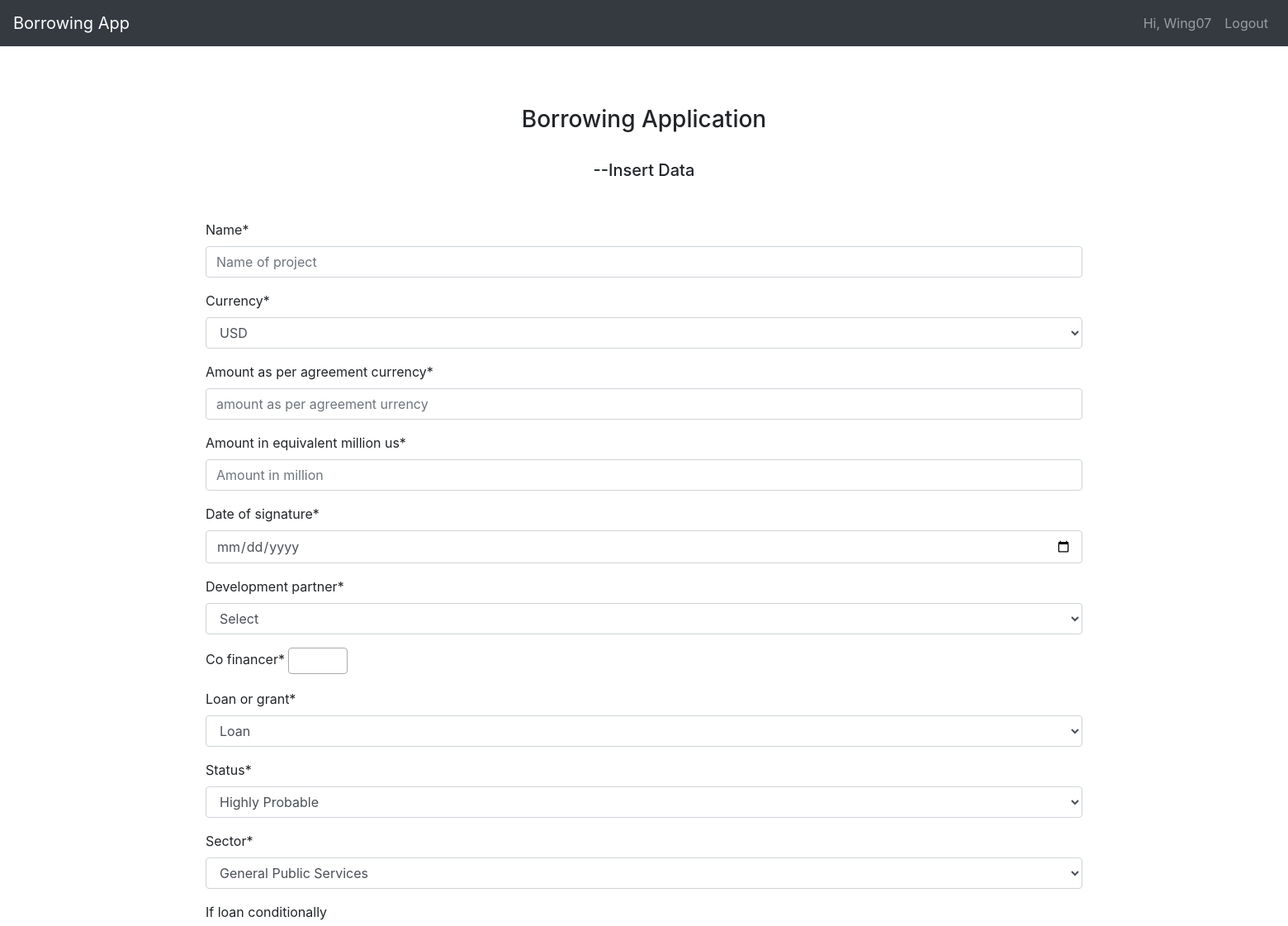
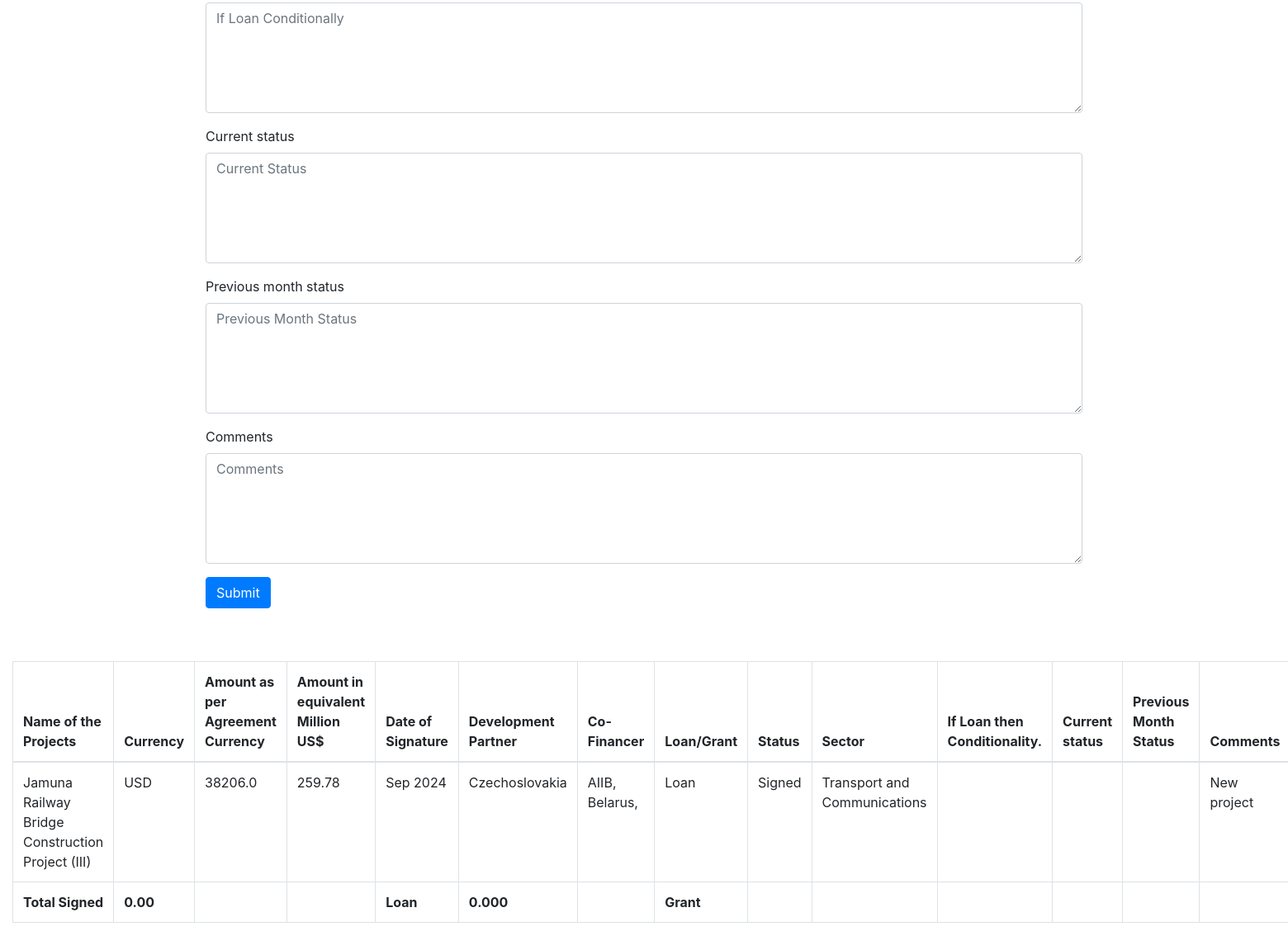
The page /wings (signed in) on the database its author committed (2 pictures, top to bottom).
### Wing/models.py (models this page shows, shortened)
class CO_FINANCER(models.Model):
    name = models.CharField(max_length=100, choices=DEV_PARTNER)
    def __str__(self):
        return self.name

class Wing_One(models.Model):
    wing                             = models.ForeignKey(User, null=True, on_delete=models.CASCADE)
    name                             = models.CharField(max_length=3000, null=True)
    currency                         = models.CharField(max_length=100, choices=CURRENCY, default='USD')
    amount_as_per_agreement_currency = models.FloatField()
    amount_in_equivalent_million_us  = models.FloatField()
    date_of_signature                = models.DateTimeField()
    development_partner              = models.CharField(max_length=100, choices=DEV_PARTNER)
    co_financer                      = models.ManyToManyField(CO_FINANCER)
    loan_or_grant                    = models.CharField(max_length=200, choices=LOAN_GRANT, default='Loan')
    status                           = models.CharField(max_length=100, choices=PROPABILITY)
    sector                           = models.CharField(max_length=500, choices=SECTOR, default='General Public Services')
    if_loan_conditionally            = models.TextField(null=True, blank=True)
    current_status                   = models.TextField(null=True, blank=True)
    previous_month_status            = models.TextField(null=True, blank=True)
    comments                         = models.TextField(null=True, blank=True)
    updated                          = models.DateTimeField(auto_now=True)

### Wing/decorators.py (the view)
        def wrapper_func(request, *args, **kwargs):
            group = None
            if request.user.groups.exists():
                group = request.user.groups.all()[0].name
            if group in allowed_roles:
                return view_func(request, *args, **kwargs)
            else:
                return redirect('dashboard')

### Wing/views.py (called while the page is built, shortened)
@login_required(login_url='login')
@allowerd_users(allowed_roles='wings')
def index(request):
    user = request.user
    queryset = Wing_One.objects.filter(wing=user)
    form = Wing_One_Form()
    form.wing = user
    context = {
        'queryset':queryset,
        'form':form
    }
    return render(request, 'index.html', context)

### templates/index.html (shortened to what this page needs)
{% extends 'base.html' %}
{% load crispy_forms_tags %}
{% block content %}
<div class="container mt-5">
  <br>
  <h3 class="text-center">Borrowing Application</h3>
  <br>
  <h5 class="text-center">--Insert Data</h5>
  <br>
{% include 'wing_form.html' %}
</div>
<div class="container-fluid">
  <div class="mt-5">
    <table class="table table-bordered">
      <thead>
        <tr>
          <th scope="col">Name of the Projects</th>
          <th scope="col">Currency</th>
          <th scope="col">Amount  as per Agreement Currency</th>
          <th scope="col">Amount in equivalent Million US$</th>
          <th scope="col">Date of Signature</th>
          <th scope="col">Development Partner</th>
          <th scope="col">Co-Financer</th>
          <th scope="col">Loan/Grant</th>
          <th scope="col">Status</th>
          <th scope="col">Sector</th>
          <th scope="col">If Loan then Conditionality.</th>
          <th scope="col">Current status</th>
          <th scope="col">Previous Month Status</th>
          <th scope="col">Comments</th>
        </tr>
      </thead>
      <tbody>
        {% for obj in queryset %}
        <tr>
          <td>{{ obj.name }}</td>
          <td>{{ obj.currency }}</td>
          <td>{{ obj.amount_as_per_agreement_currency }}</td>
          <td>{{ obj.amount_in_equivalent_million_us }}</td>
          <td>{{ obj.date_of_signature|date:'M Y' }}</td>
          <td>{{ obj.development_partner }}</td>
          <td>
            {% for co in obj.co_financer.all %}
              {{ co }},
            {% endfor %}
          </td>
          <td>{{ obj.loan_or_grant }}</td>
          <td>{{ obj.status }}</td>
          <td>{{ obj.sector }}</td>
          <td>{{ obj.if_loan_conditionally }}</td>
          <td>{{ obj.current_status }}</td>
          <td>{{ obj.previous_month_status }}</td>
          <td>{{ obj.comments }}</td>
        </tr>
        {% endfor %}
        <tr>
          <th scope="col">Total Signed</th>
          <th scope="col">0.00</th>
          <th scope="col"></th>
          <th scope="col"></th>
          <th scope="col">Loan</th>
          <th scope="col">0.000</th>
          <th></th>
          <th scope="col">Grant</th>
          <th scope="col"></th>
          <th scope="col"></th>
          <th scope="col"></th>
          <th scope="col"></th>
          <th scope="col"></th>
          <th scope="col"></th>
        </tr>
      </tbody>
    </table>
  </div>
</div>
{% endblock %}

### templates/navbar.html (shortened to what this page needs)
<nav class="navbar navbar-expand-lg navbar-dark bg-dark">
    <a class="navbar-brand" href="{% url 'home' %}">Borrowing App</a>
    <div class="collapse navbar-collapse" id="navbarSupportedContent">
      <ul class="navbar-nav ml-auto">
        {% if request.user.is_authenticated %}
          <a class="nav-link" href="">Hi, {{ request.user.username }}</a>
          <a class="nav-link" href="{% url 'logout' %}">Logout</a>
        {% else %}
        <li class="nav-item"></li>
          <a class="nav-link" href="{% url 'login' %}">Login</a>
        </li>
        {% endif %}
      </ul>
    </div>
  </nav>

### templates/wing_form.html (shortened to what this page needs)
{% load crispy_forms_tags %}
<form class="px-4 py-3" method="post">
            <div class="form-group">
        {{ form|crispy }}
        </div>
        <button type="submit" class="btn btn-primary">Submit</button>
</form>

### rows shown on the page
Wing_One: name "Jamuna Railway Bridge Construction Project (III)", currency "USD", amount_as_per_agreement_currency "38206.0", amount_in_equivalent_million_us "259.78", date_of_signature "Sep 2024", development_partner "Czechoslovakia", loan_or_grant "Loan", status "Signed", sector "Transport and Communications", comments "New project"
CO_FINANCER: name "AIIB"
CO_FINANCER: name "Belarus"

### other values the page prints
{{ request.user.username }} "Wing07"
